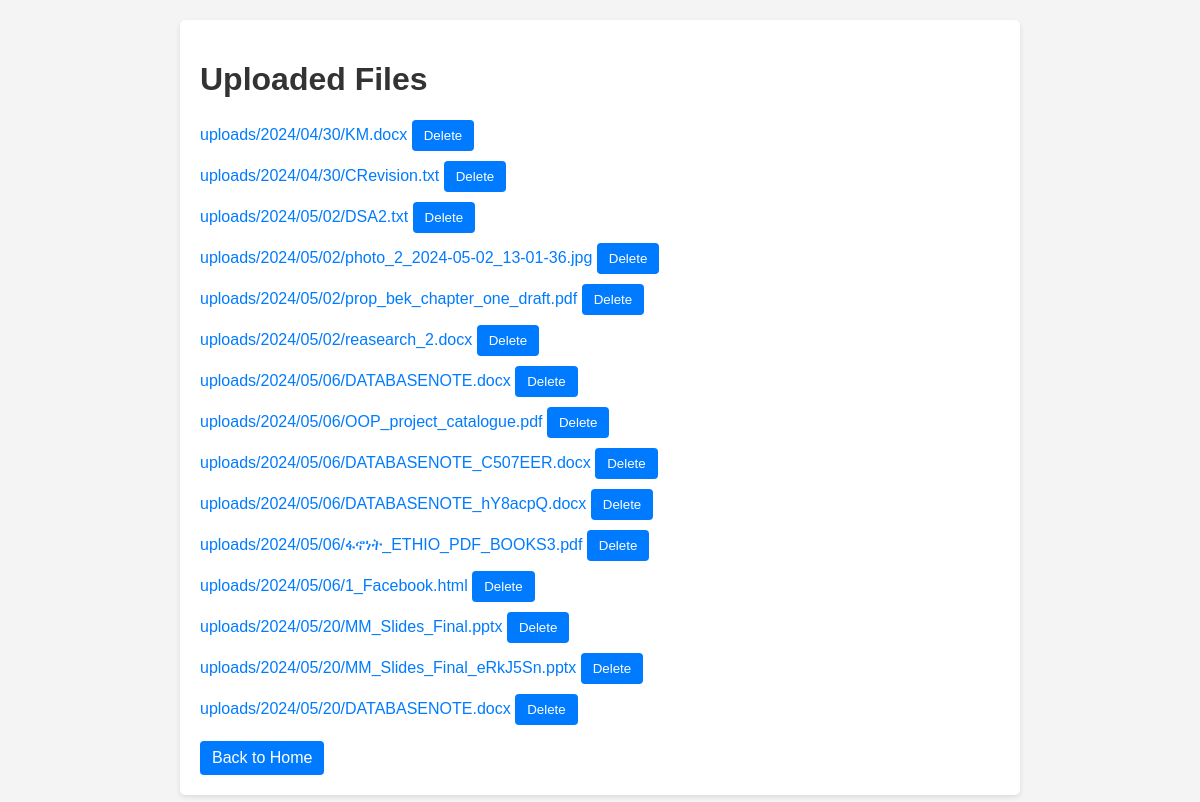
The app's page /showfile/, older data.
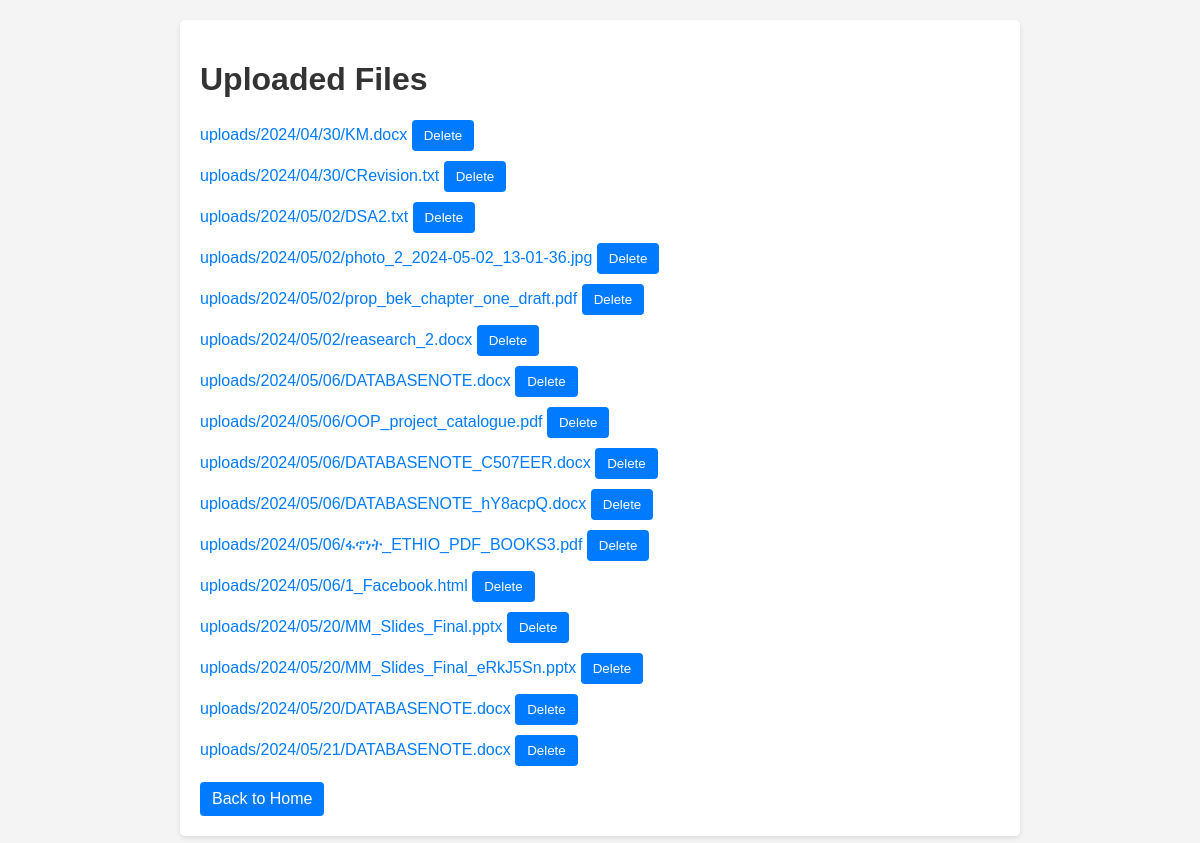
The same page, newer data.
### dashboard/models.py (models this page shows, shortened)
class UploadedFile(models.Model):
    user = models.ForeignKey(User, on_delete=models.CASCADE, null=True, default=None)
    file = models.FileField(upload_to='uploads/%Y/%m/%d/')
    uploaded_at = models.DateTimeField(auto_now_add=True)

### dashboard/views.py (the view, shortened to what this page needs)
# urls.py: path('showfile/', views.file_list, name="showfile"),
def file_list(request):
    files = UploadedFile.objects.all()
    return render(request, 'dashboard/file_list.html', {'files': files})

### dashboard/templates/dashboard/file_list.html (shortened to what this page needs)
<!DOCTYPE html>
<html>
<head>
</head>
<body>
    <div class="container">
        <h1>Uploaded Files</h1>
        <ul>
            {% for file in files %}
                <li>
                    <a href="{% url 'download_file' file.id %}">{{ file.file.name }}</a>
                    <form method="post" action="{% url 'delete' file.id %}" style="display: inline;">
                        <button type="submit" class="btn">Delete</button>
                    </form>
                </li>
            {% endfor %}
        </ul>
        <a href="{% url 'home' %}" class="btn">Back to Home</a>
    </div>
</body>
</html>

Row changes from the older to the newer data that the page shows:
added UploadedFile: file.name "uploads/2024/05/21/DATABASENOTE.docx"
